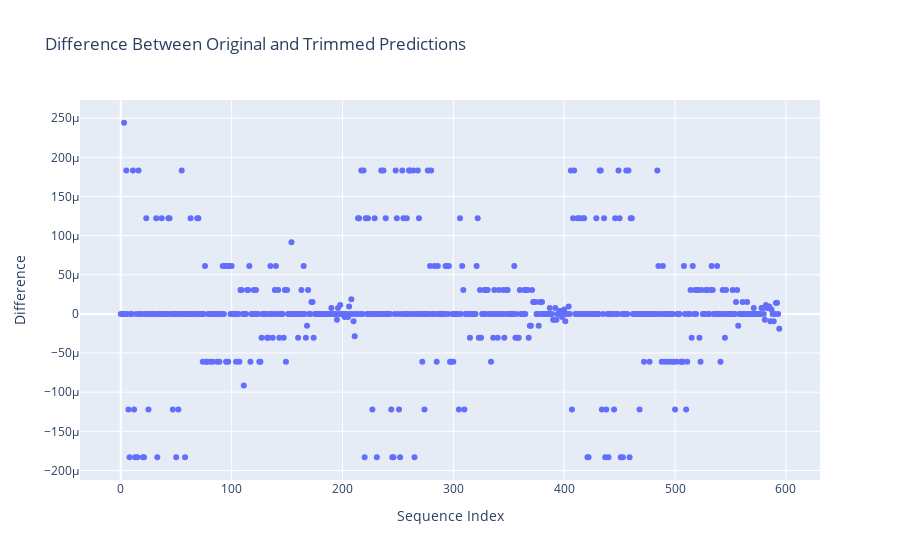

Source (notebook cell):
### Code cell
# Plot the difference between the original and trimmed predictions

# Compute the difference between the original and trimmed predictions
diff = y_pred_rescaled - y_pred_trimmed_rescaled

# Plot the difference
fig = go.Figure()
fig.add_trace(go.Scatter(x=np.arange(len(diff)), y=diff, mode="markers"))
fig.update_layout(
    title="Difference Between Original and Trimmed Predictions",
    xaxis_title="Sequence Index",
    yaxis_title="Difference",
    showlegend=False
)
fig.show()

### Figure 1 — Plotly figure (JSON) as saved in the notebook; plotly's stock layout.template omitted (floating-point values rounded to 4 significant figures; data arrays with more than 128 entries replaced by an {"elided": "..."} marker saying what was removed)
{"data": [{"mode": "markers", "type": "scatter", "x": {"elided": "595 int values"}, "y": {"elided": "595 float values"}}], "layout": {"showlegend": false, "title": {"text": "Difference Between Original and Trimmed Predictions"}, "xaxis": {"title": {"text": "Sequence Index"}}, "yaxis": {"title": {"text": "Difference"}}}}
